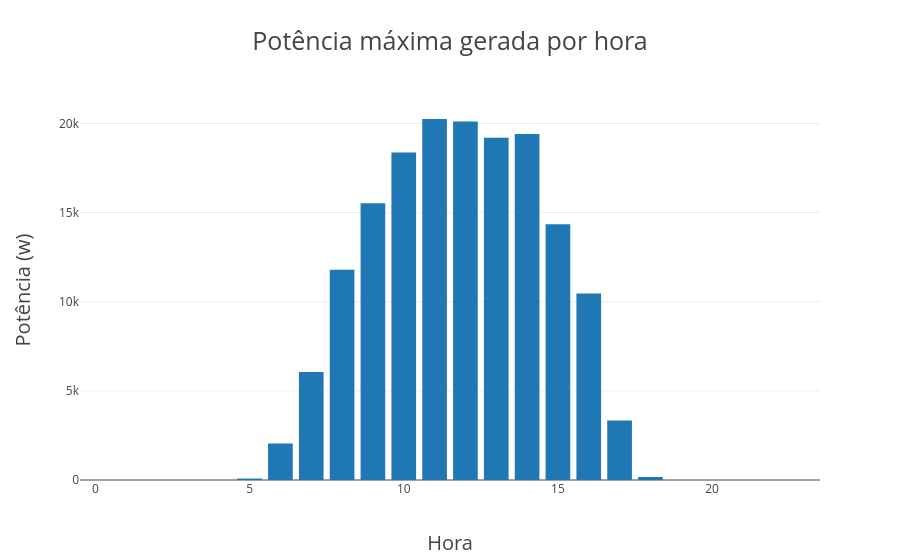

This figure's notebook cell:
### Code cell
trace = go.Bar(x=trace1['hora'],y=trace1['potencia'])
data = [trace]
layout = go.Layout(
    title='Potência máxima gerada por hora',titlefont=dict(size=25),
    xaxis=dict(title='Hora',titlefont=dict(size=20)),
    yaxis=dict(title='Potência (w)',titlefont=dict(size=20)))
iplot(go.Figure(data = [trace], layout=layout))

### Figure 1 — Plotly figure (JSON) as saved in the notebook; plotly's stock layout.template omitted (floating-point values rounded to 4 significant figures)
{"data": [{"type": "bar", "uid": "55407a96-8259-49e5-b0ea-37e5937a1b7d", "x": [0, 1, 2, 3, 4, 5, 6, 7, 8, 9, 10, 11, 12, 13, 14, 15, 16, 17, 18, 19, 20, 21, 22, 23], "y": [0, 0, 0, 0, 0, 82, 2049, 6053, 11799, 15529, 18382, 20256, 20112, 19199, 19409, 14355, 10463, 3338, 167, 0, 0, 0, 0, 0]}], "layout": {"title": "Potência máxima gerada por hora", "titlefont": {"size": 25}, "xaxis": {"title": "Hora", "titlefont": {"size": 20}}, "yaxis": {"title": "Potência (w)", "titlefont": {"size": 20}}}}
